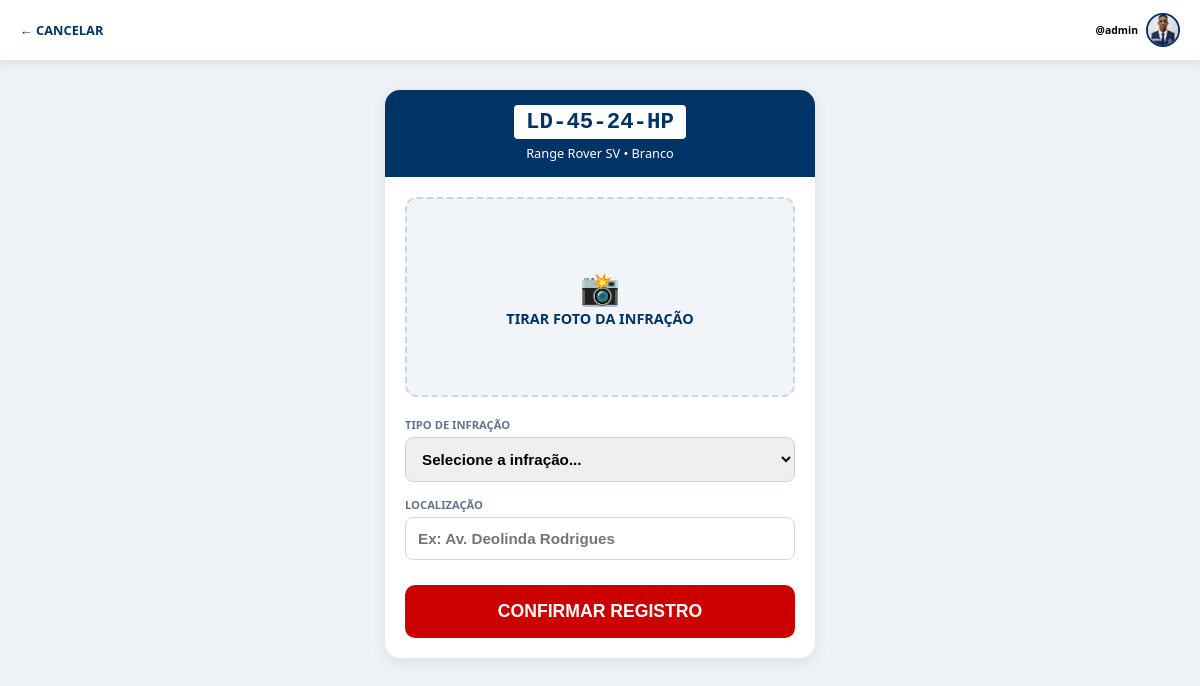
Screenshot of /multar/1/ (signed in) with the database file from the repository.
### accounts/models.py (models this page shows)
class User(AbstractUser):
     autorizado = models.BooleanField(default=False)
     foto = models.ImageField(upload_to='fotos/', null=True, blank=True)

### multas/models.py (models this page shows, shortened)
class Veiculo(models.Model):
    proprietario = models.ForeignKey(Proprietario, on_delete=models.CASCADE, related_name="veiculos")
    marca = models.CharField(max_length=150)
    modelo = models.CharField(max_length=150)
    cor = models.CharField(max_length=50)
    matricula = models.CharField(max_length=150, unique=True)
    foto_frontal = models.ImageField(upload_to="fotos/", blank=True, null=True)
    foto_traseira = models.ImageField(upload_to="fotos/", blank=True, null=True)
    foto_lateralE = models.ImageField(upload_to="fotos/", blank=True, null=True)
    foto_lateralD = models.ImageField(upload_to="fotos/", blank=True, null=True)

### multas/views.py (the view, shortened to what this page needs)
# urls.py: path('multar/<int:pk>/', views.multar, name='multar'),
@login_required
def multar(request , pk):
    v=Veiculo.objects.filter(id=pk).first()
    return render(request,'multar.html',{'v':v})

### multas/templates/multar.html (shortened to what this page needs)
<!DOCTYPE html>
<html lang="pt-br">
<head>
</head>
<body>
    <nav class="navbar">
        <a href="javascript:history.back()" class="btn-voltar">← CANCELAR</a>
        <div class="user-profile">
            <span style="font-size: 0.65rem; font-weight: 700;">@{{ request.user.username }}</span>
            {% if request.user.foto %}
                <img src="{{ request.user.foto.url }}" class="user-avatar" alt="Foto de perfil">
            {% else %}
                <div class="user-avatar-placeholder">👤</div>
            {% endif %}
        </div>
    </nav>
    <main class="container">
        <div class="card-emissao">
            <header class="header-veiculo">
                <div class="placa-display">{{ v.matricula }}</div>
                <p style="font-size: 0.8rem; margin-top: 5px;">{{ v.marca }} {{ v.modelo }} • {{ v.cor }}</p>
            </header>
            <form method="POST" enctype="multipart/form-data" class="form-corpo" id="formInfracao">
                <label for="foto-input" class="foto-area" id="area-preview">
                    <div class="btn-capturar" id="texto-instrucao">
                        <span style="font-size: 2rem;">📸</span><br>
                        TIRAR FOTO DA INFRAÇÃO
                    </div>
                </label>
                <div class="input-group">
                    <label>Tipo de Infração</label>
                    <select id="tipo_infracao" name="tipo_infracao" required onchange="ajustarCampos()">
                        <option value="" disabled selected>Selecione a infração...</option>
                    </select>
                </div>
                <div class="input-group">
                    <label>Localização</label>
                    <input type="text" id="local" name="local" placeholder="Ex: Av. Deolinda Rodrigues" required>
                </div>
                <button type="submit" class="btn-enviar">CONFIRMAR REGISTRO</button>
            </form>
        </div>
    </main>
</body>
</html>

### multas/templates/multar.html (style rules this page uses)
:root { --primary-color: #003366; --danger-color: #cc0000; --bg-body: #eef2f7; --card-white: #ffffff; --text-muted: #64748b; }
* { box-sizing: border-box; margin: 0; padding: 0; }
body { font-family: 'Segoe UI', system-ui, sans-serif; background-color: var(--bg-body); padding-top: 80px; display: flex; justify-content: center; }
.navbar { position: fixed; top: 0; width: 100%; height: 60px; background: var(--card-white); padding: 0 20px; box-shadow: 0 2px 10px rgba(0,0,0,0.1); display: flex; justify-content: space-between; align-items: center; z-index: 1000; }
.btn-voltar { text-decoration: none; color: var(--primary-color); font-weight: 700; font-size: 0.8rem; }
.user-profile { display: flex; align-items: center; gap: 8px; }
.user-avatar { width: 34px; height: 34px; border-radius: 50%; object-fit: cover; border: 2px solid var(--primary-color); display: block; flex-shrink: 0; }
.container { width: 100%; max-width: 450px; padding: 10px; }
.card-emissao { background: var(--card-white); border-radius: 15px; overflow: hidden; box-shadow: 0 4px 15px rgba(0,0,0,0.08); }
.header-veiculo { background: var(--primary-color); padding: 15px; color: white; text-align: center; }
.placa-display { display: inline-block; background: white; color: var(--primary-color); padding: 4px 12px; border-radius: 4px; font-family: 'Courier New', monospace; font-weight: 900; font-size: 1.4rem; }
.form-corpo { padding: 20px; }
.foto-area { width: 100%; min-height: 200px; background: #f1f5f9; border: 2px dashed #cbd5e1; border-radius: 12px; margin-bottom: 20px; display: flex; align-items: center; justify-content: center; position: relative; cursor: pointer; overflow: hidden; }
.btn-capturar { text-align: center; color: var(--primary-color); font-weight: 700; font-size: 0.9rem; }
.input-group { margin-bottom: 15px; }
.input-group label { display: block; font-size: 0.7rem; font-weight: 800; color: var(--text-muted); text-transform: uppercase; margin-bottom: 5px; }
.form-corpo input, .form-corpo select { width: 100%; padding: 12px; border-radius: 8px; border: 1px solid #cbd5e1; font-size: 0.95rem; font-weight: 600; outline: none; }
.btn-enviar { width: 100%; background: var(--danger-color); color: white; border: none; padding: 16px; border-radius: 10px; font-weight: 800; font-size: 1.1rem; cursor: pointer; margin-top: 10px; }

### rows the page displays
User: user.username "admin", user.foto (picture)
Veiculo: matricula "LD-45-24-HP", marca "Range Rover", modelo "SV", cor "Branco"
